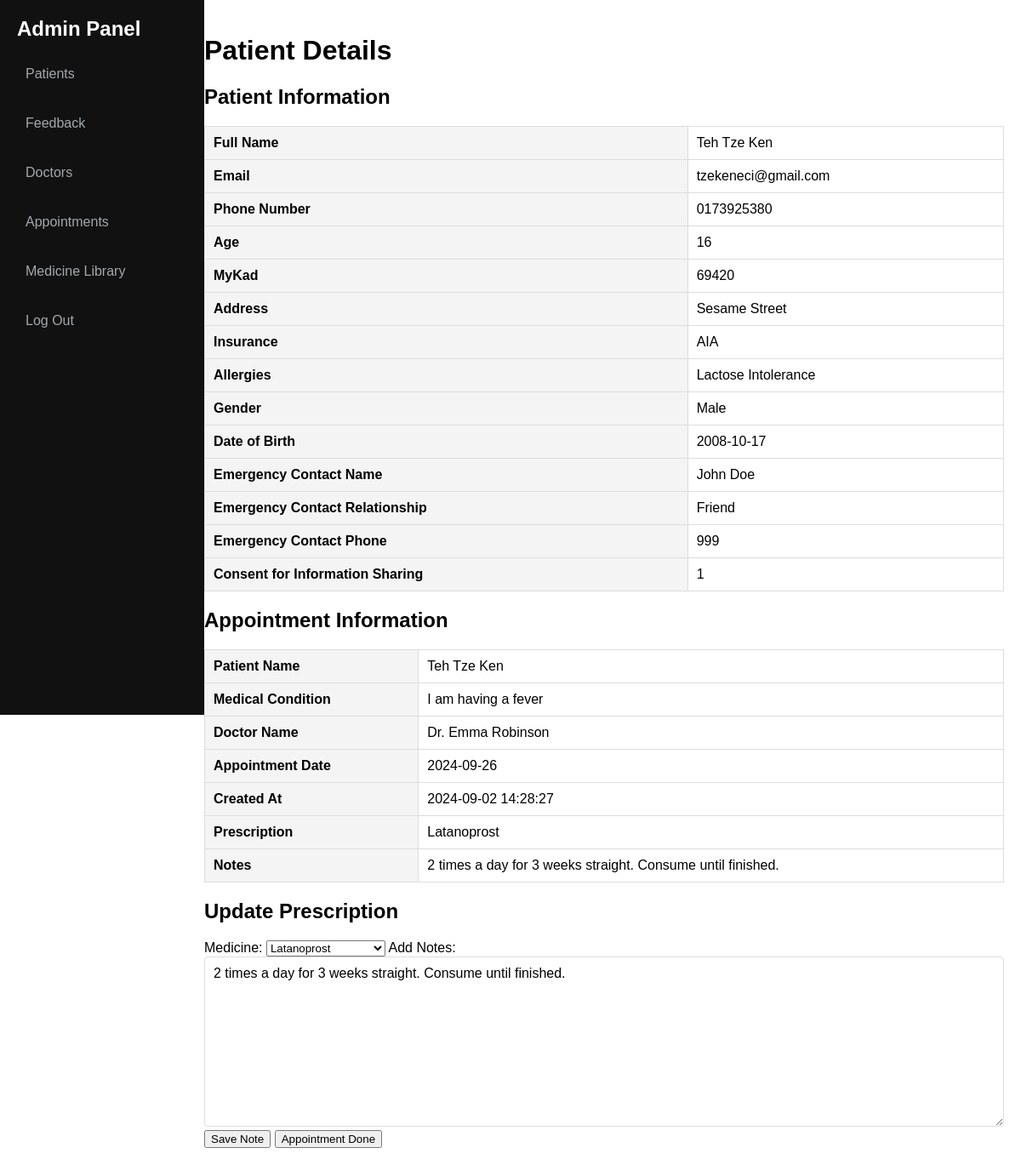
Page /bsystem_details.php?name=Teh Tze Ken on the committed database.
### tables this page shows
CREATE TABLE `users` (
  `id` int(11) NOT NULL,
  `full_name` varchar(255) NOT NULL,
  `email` varchar(255) NOT NULL,
  `password` varchar(255) NOT NULL,
  `phone_number` varchar(15) DEFAULT NULL,
  `age` int(11) DEFAULT NULL,
  `mykad` varchar(20) DEFAULT NULL,
  `address` varchar(255) DEFAULT NULL,
  `insurance` varchar(255) DEFAULT NULL,
  `allergies` text DEFAULT NULL,
  `gender` enum('Male','Female','Other') DEFAULT NULL,
  `past_medical_conditions` text DEFAULT NULL,
  `previous_surgeries` text DEFAULT NULL,
  `family_medical_history` text DEFAULT NULL,
  `emergency_contact_name` varchar(255) DEFAULT NULL,
  `emergency_contact_relationship` varchar(50) DEFAULT NULL,
  `emergency_contact_phone` varchar(20) DEFAULT NULL,
  `date_of_birth` date DEFAULT NULL,
  `medical_history` text DEFAULT NULL,
  `consent_for_information_sharing` tinyint(1) DEFAULT NULL
);

CREATE TABLE `appointments` (
  `id` int(11) NOT NULL,
  `patient_name` varchar(100) NOT NULL,
  `patient_email` varchar(100) NOT NULL,
  `patient_phone` varchar(15) NOT NULL,
  `medical_condition` varchar(255) NOT NULL,
  `doctor_name` varchar(100) NOT NULL,
  `appointment_date` date NOT NULL,
  `created_at` timestamp NOT NULL DEFAULT current_timestamp(),
  `notes` text DEFAULT NULL,
  `prescription` text DEFAULT NULL,
  `status` enum('active','done') DEFAULT 'active'
);

### bsystem_details.php (the view, shortened to what this page needs)
<?php
include("db_connect.php");
if (isset($_GET['name'])) {
    $patient_name = mysqli_real_escape_string($con, $_GET['name']);
    $appointment_sql = "SELECT * FROM appointments WHERE patient_name = '$patient_name'";
    $appointment_result = mysqli_query($con, $appointment_sql);
    if (mysqli_num_rows($appointment_result) > 0) {
        $appointment = mysqli_fetch_assoc($appointment_result);
    } else {
        $appointment = null;
        echo "<p>No appointment details found for the selected patient.</p>";
    }
    $user_sql = "SELECT * FROM users WHERE full_name = '$patient_name'";
    $user_result = mysqli_query($con, $user_sql);
    $medicine_names = [];
    $medicine_query = "SELECT DISTINCT name FROM medicines ORDER BY name";
    $medicine_result = mysqli_query($con, $medicine_query);
    while ($row = mysqli_fetch_assoc($medicine_result)) {
        $medicine_names[] = $row['name'];
    }
    if (mysqli_num_rows($user_result) > 0) {
        $user = mysqli_fetch_assoc($user_result);
    } else {
        $user = null;
    }
} else {
    echo "<p>No patient name provided.</p>";
}
?>
<!DOCTYPE html>
<html lang="en">
<head>
    <link href="https://cdn.quilljs.com/1.3.6/quill.snow.css" rel="stylesheet">
</head>
<body>
    <div class="navbar">
        <header>Admin Panel</header>
        <a href="adminhome.php">Patients</a>
        <a href="feedback.php">Feedback</a>
        <a href="add_doctor.php">Doctors</a>
        <a href="bsystem.php">Appointments</a>
        <a href="adminmedicines.php">Medicine Library</a>
        <a href="stafflogin.php">Log Out</a>
    </div>
    <div class="content">
    <h1>Patient Details</h1>
    <?php if ($user): ?>
        <h2>Patient Information</h2>
        <table>
            <tr>
                <th>Full Name</th>
                <td><?php echo htmlspecialchars($user['full_name']); ?></td>
            </tr>
            <tr>
                <th>Email</th>
                <td><?php echo htmlspecialchars($user['email']); ?></td>
            </tr>
            <tr>
                <th>Phone Number</th>
                <td><?php echo htmlspecialchars($user['phone_number']); ?></td>
            </tr>
            <tr>
                <th>Age</th>
                <td><?php echo htmlspecialchars($user['age']); ?></td>
            </tr>
            <tr>
                <th>MyKad</th>
                <td><?php echo htmlspecialchars($user['mykad']); ?></td>
            </tr>
            <tr>
                <th>Address</th>
                <td><?php echo htmlspecialchars($user['address']); ?></td>
            </tr>
            <tr>
                <th>Insurance</th>
                <td><?php echo htmlspecialchars($user['insurance']); ?></td>
            </tr>
            <tr>
                <th>Allergies</th>
                <td><?php echo htmlspecialchars($user['allergies']); ?></td>
            </tr>
            <tr>
                <th>Gender</th>
                <td><?php echo htmlspecialchars($user['gender']); ?></td>
            </tr>
            <tr>
                <th>Date of Birth</th>
                <td><?php echo htmlspecialchars($user['date_of_birth']); ?></td>
            </tr>
            <tr>
                <th>Emergency Contact Name</th>
                <td><?php echo htmlspecialchars($user['emergency_contact_name']); ?></td>
            </tr>
            <tr>
                <th>Emergency Contact Relationship</th>
                <td><?php echo htmlspecialchars($user['emergency_contact_relationship']); ?></td>
            </tr>
            <tr>
                <th>Emergency Contact Phone</th>
                <td><?php echo htmlspecialchars($user['emergency_contact_phone']); ?></td>
            </tr>
            <tr>
                <th>Consent for Information Sharing</th>
                <td><?php echo htmlspecialchars($user['consent_for_information_sharing']); ?></td>
            </tr>
        </table>
    <?php else: ?>
        <p>No user details found for the selected patient.</p>
    <?php endif; ?>
    <?php if ($appointment): ?>
        <h2>Appointment Information</h2>
        <table>
            <tr>
                <th>Patient Name</th>
                <td><?php echo htmlspecialchars($appointment['patient_name']); ?></td>
            </tr>
            <tr>
                <th>Medical Condition</th>
                <td><?php echo htmlspecialchars($appointment['medical_condition']); ?></td>
            </tr>
            <tr>
                <th>Doctor Name</th>
                <td><?php echo htmlspecialchars($appointment['doctor_name']); ?></td>
            </tr>
            <tr>
                <th>Appointment Date</th>
                <td><?php echo htmlspecialchars($appointment['appointment_date']); ?></td>
            </tr>
            <tr>
                <th>Created At</th>
                <td><?php echo htmlspecialchars($appointment['created_at']); ?></td>
            </tr>
            <tr>
                <th>Prescription</th>
                <td><?php echo htmlspecialchars($appointment['prescription']); ?></td>
            </tr>
            <tr>
                <th>Notes</th>
                <td><?php echo htmlspecialchars($appointment['notes']); ?></td>
            </tr>
        </table>
        <div class="form-container">
            <h2>Update Prescription</h2>
            <form method="post">
                <label for="prescription_medicine">Medicine:</label>
                <select id="prescription_medicine" name="prescription_medicine" required>
                    <?php foreach ($medicine_names as $medicine_name): ?>
                        <option value="<?php echo htmlspecialchars($medicine_name); ?>" <?php echo ($medicine_name == $appointment['prescription']) ? 'selected' : ''; ?>>
                            <?php echo htmlspecialchars($medicine_name); ?>
                        </option>
                    <?php endforeach; ?>
                </select>
                <label for="note">Add Notes:</label>
                <textarea id="note" name="note"><?php echo htmlspecialchars($appointment['notes']); ?></textarea>
                <button type="submit" name="action" value="save_note">Save Note</button>
                <button type="submit" name="action" value="appointment_done">Appointment Done</button>
            </form>
        </div>
    <?php endif ?>
</div>
</body>
</html>

### bsystem_details.php (style rules this page uses)
* { font-family: "Kumbh Sans", sans-serif; text-decoration: none; }
body { display: flex; margin: 0; }
.navbar { width: 200px; background-color: #111; padding: 20px; height: 100vh; position: fixed; }
.navbar header { font-size: 1.5em; margin-bottom: 20px; font-weight: bold; color: white; }
.navbar a { display: block; padding: 10px; text-decoration: none; color: #a4a8ac; margin-bottom: 20px; border-radius: 10px; transition: background-color 0.3s; }
.content { flex: 1; padding: 20px; margin-left: 220px; }
textarea { width: 100%; height: 200px; box-sizing: border-box; padding: 10px; font-size: 16px; border: 1px solid #ddd; border-radius: 4px; }
table { width: 100%; border-collapse: collapse; }
table, th, td { border: 1px solid #ddd; }
th, td { padding: 10px; text-align: left; }
th { background-color: #f4f4f4; }
.form-container { margin-top: 20px; }

### rows in the picture
users: full_name "Teh Tze Ken", email "tzekeneci@gmail.com", phone_number "0173925380", age "16", mykad "69420", address "Sesame Street", insurance "AIA", allergies "Lactose Intolerance", gender "Male", date_of_birth "2008-10-17", emergency_contact_name "John Doe", emergency_contact_relationship "Friend", emergency_contact_phone "999", consent_for_information_sharing "1"
appointments: patient_name "Teh Tze Ken", medical_condition "I am having a fever", doctor_name "Dr. Emma Robinson", appointment_date "2024-09-26", created_at "2024-09-02 14:28:27", prescription "Latanoprost", notes "2 times a day for 3 weeks straight. Consume until finished.", prescription_medicine "Latanoprost", note "2 times a day for 3 weeks straight. Consume until finished."
